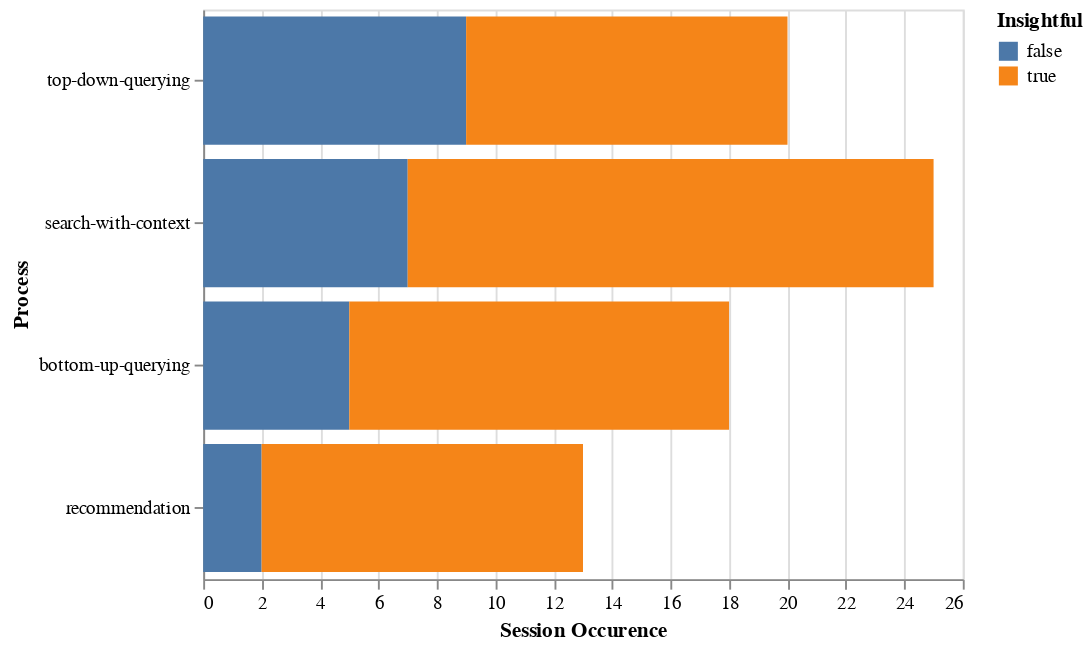

Source (notebook cell):
### Code cell
alt.Chart(df_frequency_by_process).mark_bar().encode(
    alt.X("Usage Frequency",aggregate="count",title="Session Occurence"),
    alt.Y("Process",sort=[td,sc,bu,rec]),
    alt.Color("Insightful")
)

### Figure 1 — Vega-Lite specification as saved in the notebook (floating-point values rounded to 4 significant figures)
{"$schema": "https://vega.github.io/schema/vega-lite/v2.6.0.json", "config": {"view": {"height": 300, "width": 400}}, "data": {"name": "data-64879a4da77b513d35ac002c475d1f4a"}, "datasets": {"data-64879a4da77b513d35ac002c475d1f4a": [{"Insightful": false, "Process": "bottom-up-querying", "Usage Frequency": 2, "session_id": 0, "user": "A3"}, {"Insightful": false, "Process": "bottom-up-querying", "Usage Frequency": 1, "session_id": 1, "user": "A1"}, {"Insightful": false, "Process": "bottom-up-querying", "Usage Frequency": 1, "session_id": 2, "user": "G1"}, {"Insightful": false, "Process": "bottom-up-querying", "Usage Frequency": 1, "session_id": 2, "user": "G2"}, {"Insightful": false, "Process": "bottom-up-querying", "Usage Frequency": 1, "session_id": 3, "user": "A2"}, {"Insightful": true, "Process": "bottom-up-querying", "Usage Frequency": 1, "session_id": 0, "user": "A1"}, {"Insightful": true, "Process": "bottom-up-querying", "Usage Frequency": 1, "session_id": 0, "user": "A2"}, {"Insightful": true, "Process": "bottom-up-querying", "Usage Frequency": 2, "session_id": 0, "user": "M3"}, {"Insightful": true, "Process": "bottom-up-querying", "Usage Frequency": 3, "session_id": 1, "user": "A2"}, {"Insightful": true, "Process": "bottom-up-querying", "Usage Frequency": 1, "session_id": 1, "user": "A3"}, {"Insightful": true, "Process": "bottom-up-querying", "Usage Frequency": 1, "session_id": 1, "user": "G1"}, {"Insightful": true, "Process": "bottom-up-querying", "Usage Frequency": 1, "session_id": 1, "user": "G3"}, {"Insightful": true, "Process": "bottom-up-querying", "Usage Frequency": 1, "session_id": 2, "user": "M3"}, {"Insightful": true, "Process": "bottom-up-querying", "Usage Frequency": 2, "session_id": 3, "user": "G1"}, {"Insightful": true, "Process": "bottom-up-querying", "Usage Frequency": 2, "session_id": 3, "user": "M2"}, {"Insightful": true, "Process": "bottom-up-querying", "Usage Frequency": 1, "session_id": 6, "user": "A1"}, {"Insightful": true, "Process": "bottom-up-querying", "Usage Frequency": 1, "session_id": 7, "user": "A1"}, {"Insightful": true, "Process": "bottom-up-querying", "Usage Frequency": 2, "session_id": 7, "user": "G2"}, {"Insightful": false, "Process": "recommendation", "Usage Frequency": 3, "session_id": 1, "user": "G2"}, {"Insightful": false, "Process": "recommendation", "Usage Frequency": 1, "session_id": 5, "user": "G2"}, {"Insightful": true, "Process": "recommendation", "Usage Frequency": 1, "session_id": 0, "user": "A2"}, {"Insightful": true, "Process": "recommendation", "Usage Frequency": 4, "session_id": 0, "user": "G1"}, {"Insightful": true, "Process": "recommendation", "Usage Frequency": 1, "session_id": 0, "user": "G2"}, {"Insightful": true, "Process": "recommendation", "Usage Frequency": 3, "session_id": 1, "user": "A2"}, {"Insightful": true, "Process": "recommendation", "Usage Frequency": 3, "session_id": 1, "user": "G3"}, {"Insightful": true, "Process": "recommendation", "Usage Frequency": 1, "session_id": 1, "user": "M1"}, {"Insightful": true, "Process": "recommendation", "Usage Frequency": 2, "session_id": 3, "user": "G1"}, {"Insightful": true, "Process": "recommendation", "Usage Frequency": 1, "session_id": 3, "user": "G3"}, {"Insightful": true, "Process": "recommendation", "Usage Frequency": 1, "session_id": 4, "user": "M2"}, {"Insightful": true, "Process": "recommendation", "Usage Frequency": 1, "session_id": 7, "user": "G2"}, {"Insightful": true, "Process": "recommendation", "Usage Frequency": 2, "session_id": 8, "user": "G2"}, {"Insightful": false, "Process": "search-with-context", "Usage Frequency": 1, "session_id": 1, "user": "A1"}, {"Insightful": false, "Process": "search-with-context", "Usage Frequency": 1, "session_id": 1, "user": "G2"}, {"Insightful": false, "Process": "search-with-context", "Usage Frequency": 1, "session_id": 2, "user": "G2"}, {"Insightful": false, "Process": "search-with-context", "Usage Frequency": 1, "session_id": 2, "user": "M1"}, {"Insightful": false, "Process": "search-with-context", "Usage Frequency": 2, "session_id": 3, "user": "A1"}, {"Insightful": false, "Process": "search-with-context", "Usage Frequency": 3, "session_id": 5, "user": "A1"}, {"Insightful": false, "Process": "search-with-context", "Usage Frequency": 2, "session_id": 5, "user": "G2"}, {"Insightful": true, "Process": "search-with-context", "Usage Frequency": 5, "session_id": 0, "user": "A1"}, {"Insightful": true, "Process": "search-with-context", "Usage Frequency": 1, "session_id": 0, "user": "A2"}, {"Insightful": true, "Process": "search-with-context", "Usage Frequency": 5, "session_id": 0, "user": "M2"}, {"Insightful": true, "Process": "search-with-context", "Usage Frequency": 4, "session_id": 0, "user": "M3"}, {"Insightful": true, "Process": "search-with-context", "Usage Frequency": 3, "session_id": 1, "user": "A2"}, {"Insightful": true, "Process": "search-with-context", "Usage Frequency": 1, "session_id": 1, "user": "M1"}, {"Insightful": true, "Process": "search-with-context", "Usage Frequency": 1, "session_id": 1, "user": "M2"}, {"Insightful": true, "Process": "search-with-context", "Usage Frequency": 1, "session_id": 2, "user": "A1"}, {"Insightful": true, "Process": "search-with-context", "Usage Frequency": 1, "session_id": 2, "user": "A2"}, {"Insightful": true, "Process": "search-with-context", "Usage Frequency": 2, "session_id": 2, "user": "A3"}, {"Insightful": true, "Process": "search-with-context", "Usage Frequency": 1, "session_id": 3, "user": "A3"}, {"Insightful": true, "Process": "search-with-context", "Usage Frequency": 3, "session_id": 3, "user": "M1"}, {"Insightful": true, "Process": "search-with-context", "Usage Frequency": 1, "session_id": 4, "user": "A1"}, {"Insightful": true, "Process": "search-with-context", "Usage Frequency": 2, "session_id": 4, "user": "G2"}, {"Insightful": true, "Process": "search-with-context", "Usage Frequency": 2, "session_id": 4, "user": "M2"}, {"Insightful": true, "Process": "search-with-context", "Usage Frequency": 2, "session_id": 6, "user": "A1"}, {"Insightful": true, "Process": "search-with-context", "Usage Frequency": 1, "session_id": 7, "user": "A1"}, {"Insightful": true, "Process": "search-with-context", "Usage Frequency": 1, "session_id": 7, "user": "G2"}, {"Insightful": false, "Process": "top-down-querying", "Usage Frequency": 2, "session_id": 0, "user": "A3"}, {"Insightful": false, "Process": "top-down-querying", "Usage Frequency": 2, "session_id": 0, "user": "M1"}, {"Insightful": false, "Process": "top-down-querying", "Usage Frequency": 2, "session_id": 1, "user": "M3"}, {"Insightful": false, "Process": "top-down-querying", "Usage Frequency": 1, "session_id": 2, "user": "G1"}, {"Insightful": false, "Process": "top-down-querying", "Usage Frequency": 1, "session_id": 2, "user": "M1"}, {"Insightful": false, "Process": "top-down-querying", "Usage Frequency": 2, "session_id": 2, "user": "M2"}, {"Insightful": false, "Process": "top-down-querying", "Usage Frequency": 1, "session_id": 3, "user": "A2"}, {"Insightful": false, "Process": "top-down-querying", "Usage Frequency": 1, "session_id": 5, "user": "A3"}, {"Insightful": false, "Process": "top-down-querying", "Usage Frequency": 2, "session_id": 6, "user": "G2"}, {"Insightful": true, "Process": "top-down-querying", "Usage Frequency": 1, "session_id": 0, "user": "M3"}, {"Insightful": true, "Process": "top-down-querying", "Usage Frequency": 5, "session_id": 1, "user": "A3"}, {"Insightful": true, "Process": "top-down-querying", "Usage Frequency": 1, "session_id": 1, "user": "G3"}, {"Insightful": true, "Process": "top-down-querying", "Usage Frequency": 1, "session_id": 1, "user": "M1"}, {"Insightful": true, "Process": "top-down-querying", "Usage Frequency": 1, "session_id": 2, "user": "A1"}, {"Insightful": true, "Process": "top-down-querying", "Usage Frequency": 1, "session_id": 2, "user": "A2"}, {"Insightful": true, "Process": "top-down-querying", "Usage Frequency": 1, "session_id": 3, "user": "G3"}, {"Insightful": true, "Process": "top-down-querying", "Usage Frequency": 3, "session_id": 3, "user": "M2"}, {"Insightful": true, "Process": "top-down-querying", "Usage Frequency": 3, "session_id": 4, "user": "A1"}, {"Insightful": true, "Process": "top-down-querying", "Usage Frequency": 3, "session_id": 4, "user": "G2"}, {"Insightful": true, "Process": "top-down-querying", "Usage Frequency": 2, "session_id": 8, "user": "G2"}]}, "encoding": {"color": {"field": "Insightful", "type": "nominal"}, "x": {"aggregate": "count", "field": "Usage Frequency", "title": "Session Occurence", "type": "quantitative"}, "y": {"field": "Process", "sort": ["top-down-querying", "search-with-context", "bottom-up-querying", "recommendation"], "type": "nominal"}}, "mark": "bar"}
